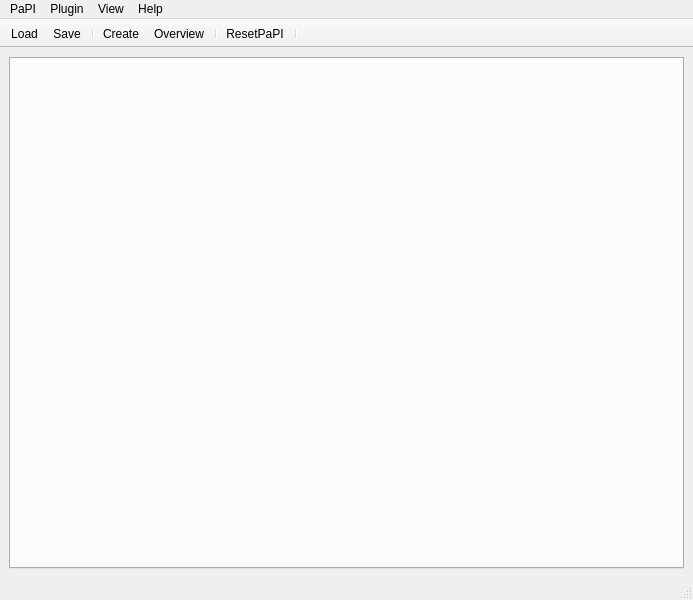
<?xml version="1.0" encoding="UTF-8"?>
<ui version="4.0">
 <class>DefaultMain</class>
 <widget class="QMainWindow" name="DefaultMain">
  <property name="geometry">
   <rect>
    <x>0</x>
    <y>0</y>
    <width>693</width>
    <height>600</height>
   </rect>
  </property>
  <property name="windowTitle">
   <string>MainWindow</string>
  </property>
  <widget class="QWidget" name="centralwidget">
   <layout class="QVBoxLayout" name="verticalLayout_2">
    <item>
     <widget class="QTabWidget" name="widgetTabs">
      <property name="contextMenuPolicy">
       <enum>Qt::DefaultContextMenu</enum>
      </property>
      <property name="currentIndex">
       <number>-1</number>
      </property>
     </widget>
    </item>
   </layout>
  </widget>
  <widget class="QMenuBar" name="menubar">
   <property name="geometry">
    <rect>
     <x>0</x>
     <y>0</y>
     <width>693</width>
     <height>30</height>
    </rect>
   </property>
   <property name="defaultUp">
    <bool>false</bool>
   </property>
   <property name="nativeMenuBar">
    <bool>false</bool>
   </property>
   <widget class="QMenu" name="menuPaPI">
    <property name="title">
     <string>PaPI</string>
    </property>
    <addaction name="actionLoad"/>
    <addaction name="actionSave"/>
    <addaction name="actionReloadConfig"/>
    <addaction name="actionResetPaPI"/>
    <addaction name="separator"/>
    <addaction name="actionExit"/>
   </widget>
   <widget class="QMenu" name="menuPlugin">
    <property name="title">
     <string>Plugin</string>
    </property>
    <addaction name="actionOverview"/>
    <addaction name="actionCreate"/>
    <addaction name="separator"/>
    <addaction name="actionReload_Plugin_DB"/>
   </widget>
   <widget class="QMenu" name="menuView">
    <property name="title">
     <string>View</string>
    </property>
    <addaction name="actionRunMode"/>
    <addaction name="actionToolbar"/>
   </widget>
   <widget class="QMenu" name="menuHelp">
    <property name="title">
     <string>Help</string>
    </property>
    <addaction name="actionPaPI_Wiki"/>
    <addaction name="actionPaPI_Doc"/>
    <addaction name="separator"/>
    <addaction name="actionAbout"/>
    <addaction name="actionAbout_Qt"/>
   </widget>
   <addaction name="menuPaPI"/>
   <addaction name="menuPlugin"/>
   <addaction name="menuView"/>
   <addaction name="menuHelp"/>
  </widget>
  <widget class="QStatusBar" name="statusbar"/>
  <widget class="PaPIToolbar" name="toolBar">
   <property name="acceptDrops">
    <bool>true</bool>
   </property>
   <property name="windowTitle">
    <string>toolBar</string>
   </property>
   <property name="layoutDirection">
    <enum>Qt::LeftToRight</enum>
   </property>
   <property name="movable">
    <bool>false</bool>
   </property>
   <property name="floatable">
    <bool>false</bool>
   </property>
   <attribute name="toolBarArea">
    <enum>TopToolBarArea</enum>
   </attribute>
   <attribute name="toolBarBreak">
    <bool>false</bool>
   </attribute>
   <addaction name="actionLoad"/>
   <addaction name="actionSave"/>
   <addaction name="separator"/>
   <addaction name="actionCreate"/>
   <addaction name="actionOverview"/>
   <addaction name="separator"/>
   <addaction name="actionResetPaPI"/>
   <addaction name="separator"/>
  </widget>
  <action name="actionLoad">
   <property name="text">
    <string>Load</string>
   </property>
  </action>
  <action name="actionSave">
   <property name="text">
    <string>Save</string>
   </property>
  </action>
  <action name="actionOverview">
   <property name="text">
    <string>Overview</string>
   </property>
  </action>
  <action name="actionCreate">
   <property name="text">
    <string>Create</string>
   </property>
  </action>
  <action name="actionExit">
   <property name="text">
    <string>Exit</string>
   </property>
  </action>
  <action name="actionReloadConfig">
   <property name="text">
    <string>ReloadConfig</string>
   </property>
  </action>
  <action name="actionResetPaPI">
   <property name="text">
    <string>ResetPaPI</string>
   </property>
  </action>
  <action name="actionRunMode">
   <property name="text">
    <string>RunMode</string>
   </property>
  </action>
  <action name="actionSetBackground">
   <property name="text">
    <string>SetBackground</string>
   </property>
  </action>
  <action name="actionPaPI_Wiki">
   <property name="text">
    <string>PaPI Wiki</string>
   </property>
  </action>
  <action name="actionPaPI_Doc">
   <property name="text">
    <string>PaPI Doc</string>
   </property>
  </action>
  <action name="actionAbout">
   <property name="text">
    <string>About</string>
   </property>
  </action>
  <action name="actionAbout_Qt">
   <property name="text">
    <string>About Qt</string>
   </property>
  </action>
  <action name="actionAbout_PySide">
   <property name="text">
    <string>About PySide</string>
   </property>
  </action>
  <action name="actionReload_Plugin_DB">
   <property name="text">
    <string>Reload DB</string>
   </property>
  </action>
  <action name="actionToolbar">
   <property name="checkable">
    <bool>true</bool>
   </property>
   <property name="checked">
    <bool>true</bool>
   </property>
   <property name="text">
    <string>Toolbar</string>
   </property>
  </action>
 </widget>
 <customwidgets>
  <customwidget>
   <class>PaPIToolbar</class>
   <extends>QToolBar</extends>
   <header>papi.gui.default.item.h</header>
  </customwidget>
 </customwidgets>
 <resources/>
 <connections>
  <connection>
   <sender>actionExit</sender>
   <signal>triggered()</signal>
   <receiver>DefaultMain</receiver>
   <slot>close()</slot>
   <hints>
    <hint type="sourcelabel">
     <x>-1</x>
     <y>-1</y>
    </hint>
    <hint type="destinationlabel">
     <x>346</x>
     <y>299</y>
    </hint>
   </hints>
  </connection>
 </connections>
</ui>
